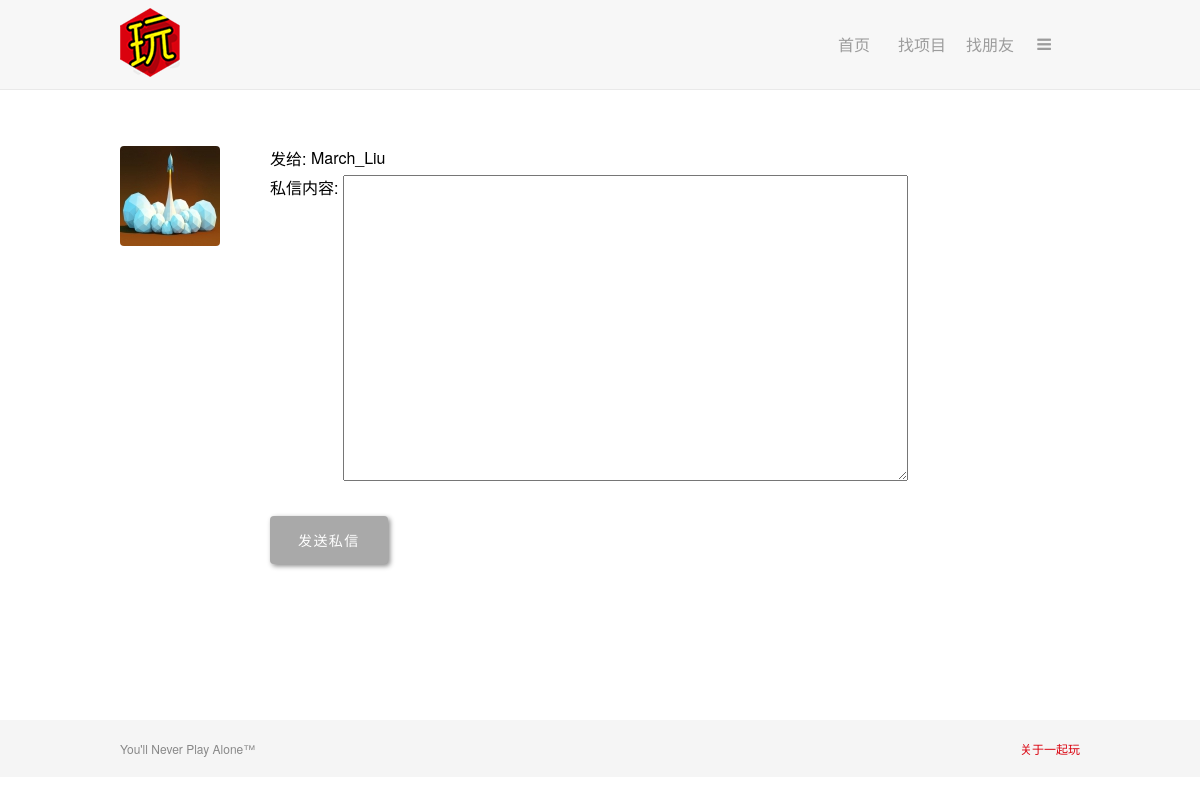
/yiqiwan/conversation.php?user_id=6 (signed in), run on the app's committed database.
### tables this page shows
CREATE TABLE `match_user` (
`user_id` int(11) NOT NULL,
  `username` varchar(30) DEFAULT NULL,
  `password` varchar(200) DEFAULT NULL,
  `join_date` datetime DEFAULT NULL,
  `real_name` varchar(32) DEFAULT NULL,
  `gender` varchar(1) DEFAULT NULL,
  `picture` varchar(200) DEFAULT NULL,
  `area` varchar(32) DEFAULT NULL,
  `street` varchar(32) DEFAULT NULL,
  `email` varchar(255) DEFAULT NULL,
  `resume` varchar(10000) DEFAULT NULL,
  `job` varchar(500) DEFAULT NULL,
  `education` varchar(500) DEFAULT NULL
);

### yiqiwan/conversation.php (the view, shortened to what this page needs)
<?php
  require_once('header.php');
  if (isset($_GET['user_id']) && ($_GET['user_id'] != $_SESSION['user_id'])) {
    $query = "SELECT username, picture FROM match_user WHERE user_id = '" . $_GET['user_id'] . "'";
    $data = mysqli_query($dbc, $query);
    if (mysqli_num_rows($data) == 1) {
      $row = mysqli_fetch_array($data);
      echo '<div class="allprofile">';
    }
    if (isset($_POST['submit'])) {
      $content = $_POST['yiqiwancontent'];
      $output_form = false;
      if (empty($content)) {
        echo '<p class="error">请填写私信内容</p>';
        $output_form = true;
      }
    }
    else {
      $output_form = true;
    }
    if (!empty($row['picture'])) {
      echo '<a href="viewprofile.php?user_id=' . $_GET['user_id'] . '"><img src="' . MM_UPLOADPATH . $row['picture'] .
        '" alt="Profile Picture" /></a>';
    }
    else {
      echo '<a href="viewprofile.php?user_id=' . $_GET['user_id'] . '"><img src="images/nopic.png" alt="Profile Picture" /></a>';
    }
    if ($output_form) {
?>
      <form method="post" action="<?php echo $_SERVER['PHP_SELF'] . '?user_id=' . $_GET['user_id']; ?>">
        <div class="conversation">
          <p>
            <label>发给:</label>
            <span><?php echo $row['username']; ?></span>
          </p>
          <p>
            <label for="yiqiwancontent">私信内容:</label>
            <textarea id="yiqiwancontent" name="yiqiwancontent" rows="20" cols="68" maxlength="3000"><?php if(!empty($content)) echo $content; ?></textarea>
          </p>
        </div>
        <p><input class="changeButton" type="submit" name="submit" value="发送私信" /></p>
      </form>
    </div>
<?php
    }
  } else {
      $home_url = 'http://' . $_SERVER['HTTP_HOST'] . dirname($_SERVER['PHP_SELF']) . '/viewprofile.php?' . SID;
      header('Location: ' . $home_url);
  }
?>
<?php
  require_once('footer.php');
?>

### yiqiwan/style.css (style rules this page uses)
body { margin: 0; padding: 0; font-family: 'hiragino sans gb', 'helvetica neue', 'microsoft yahei', tahoma, arial, sans-serif; }
*, *:before, *:after { -webkit-box-sizing: border-box; -moz-box-sizing: border-box; box-sizing: border-box; }
img[alt="Profile Picture"] { border-radius: 4px; float: left; }
a:link { color: #369; text-decoration: none; }
textarea { font-size: 13px; }
.allprofile { width: 960px; margin: 56px auto 100px; }
.changeButton { background: #a9a9a9; border-radius: 4px; color: #fff; padding: 1em 2em; margin-top: 1em; margin-bottom: 4em; margin-left: 150px; letter-spacing: .1em; font-size: 14px; font-weight: 100; cursor: pointer; border: 0; box-shadow: 2px 2px 5px #888888; }
.conversation { width: 700px; margin-left: 150px; }
.conversation label { vertical-align: top; }
.conversation p { margin: 5px 0 0; }

### data on the page
match_user: picture (picture), username "March_Liu"
